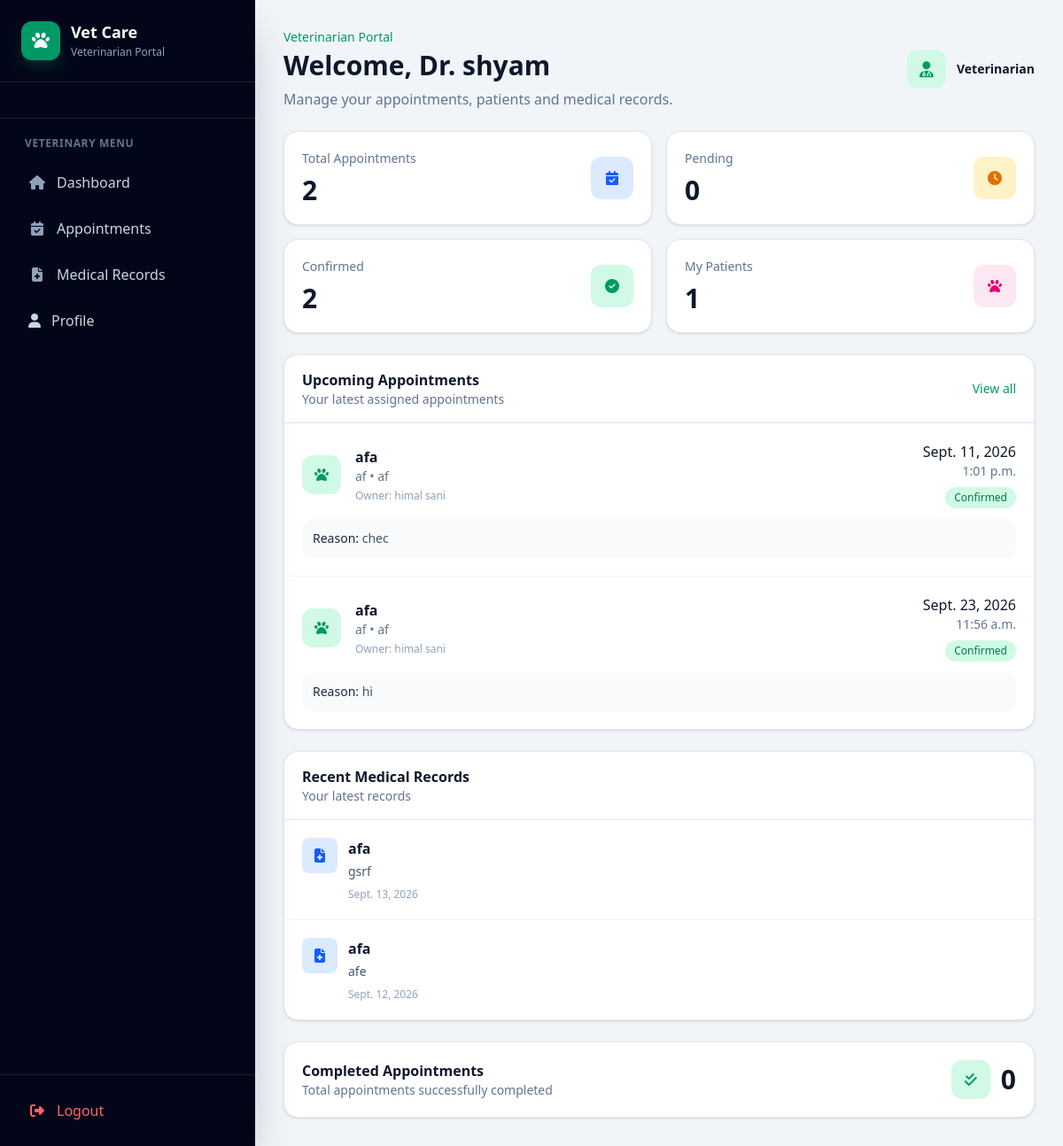
Before: /vet/dashboard/ (signed in) with the older database file.
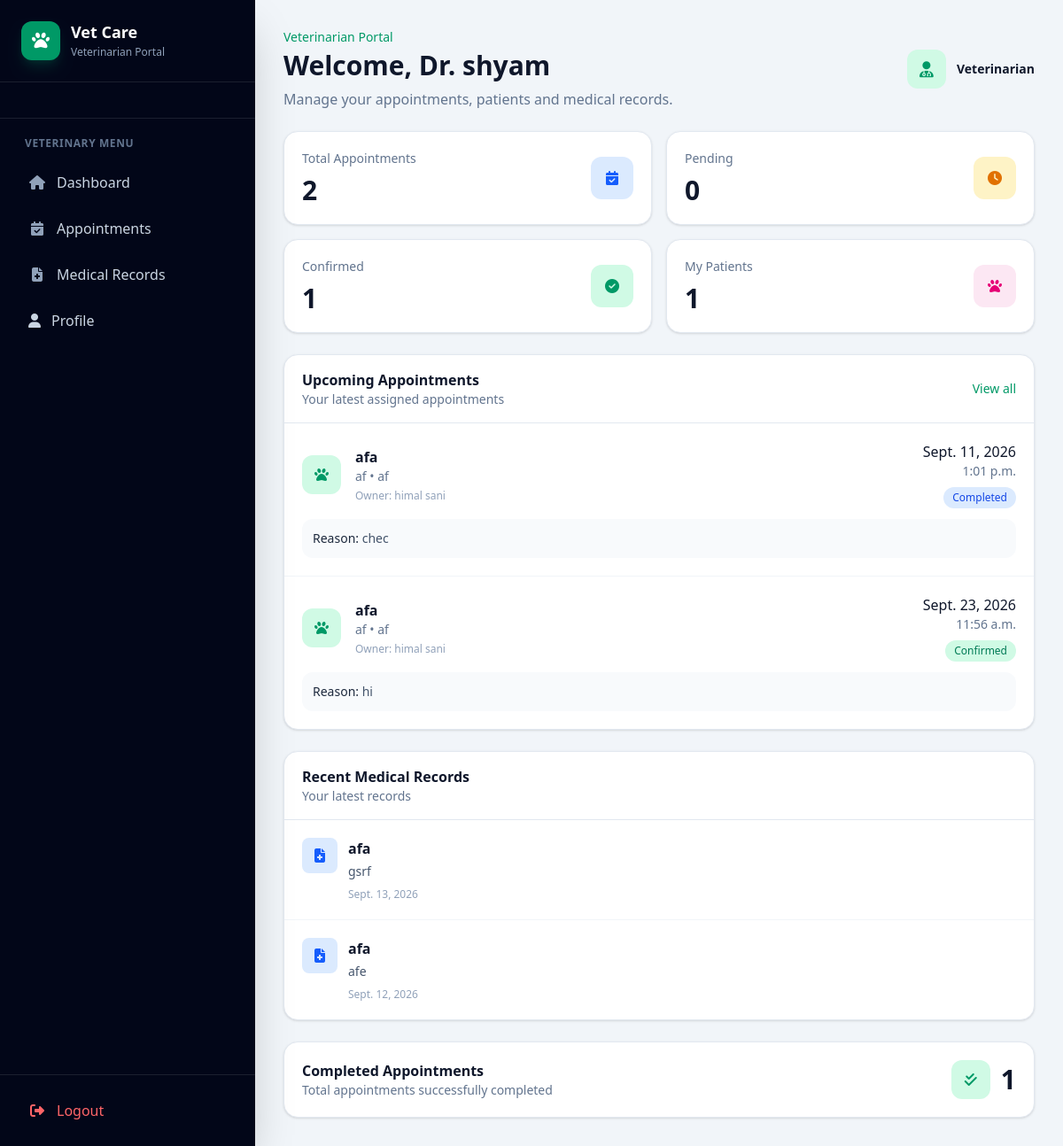
After: the same page with the newer database file.
### appointment/models.py (models this page shows, shortened)
class Appointment(models.Model):
    STATUS_CHOICES = (
        ("PENDING", "Pending"),
        ("CONFIRMED", "Confirmed"),
        ("COMPLETED", "Completed"),
        ("CANCELLED", "Cancelled"),
    )
    animal = models.ForeignKey(
        Animal,  # Updated model reference
        on_delete=models.CASCADE,
        related_name="appointments"
    )
    veterinarian = models.ForeignKey(
        User,
        on_delete=models.SET_NULL,
        null=True,
        blank=True,
        related_name="vet_appointments",
        limit_choices_to={"role": User.VETERINARIAN}
    )
    appointment_date = models.DateField()
    appointment_time = models.TimeField()
    reason = models.TextField()
    status = models.CharField(
        max_length=20,
        choices=STATUS_CHOICES,
        default="PENDING"
    )
    notes = models.TextField(
        blank=True,
        null=True
    )
    created_at = models.DateTimeField(
        auto_now_add=True
    )
    updated_at = models.DateTimeField(
        auto_now=True
    )

### animal/models.py (models this page shows, shortened)
class Animal(models.Model):
    owner = models.ForeignKey(
        User,
        on_delete=models.CASCADE,
        related_name="animals",
        null=True,
        blank=True
    )
    name = models.CharField(max_length=100)
    species = models.CharField(max_length=100)
    breed = models.CharField(
        max_length=100,
        blank=True,
        null=True
    )
    age = models.PositiveIntegerField(
        blank=True,
        null=True
    )
    created_at = models.DateTimeField(
        auto_now_add=True
    )

### account/models.py (models this page shows, shortened)
class User(AbstractUser):
    ADMIN = "ADMIN"
    VETERINARIAN = "VETERINARIAN"
    PET_OWNER = "PET_OWNER"
    ROLE_CHOICES = [
        (ADMIN, "Admin"),
        (VETERINARIAN, "Veterinarian"),
        (PET_OWNER, "Pet Owner"),
    ]
    role = models.CharField(
        max_length=20,
        choices=ROLE_CHOICES,
        default=PET_OWNER
    )
    phone = models.CharField(
        max_length=15,
        blank=True,
        null=True
    )
    address = models.TextField(
        blank=True,
        null=True
    )
    created_at = models.DateTimeField(
        auto_now_add=True
    )
    updated_at = models.DateTimeField(
        auto_now=True
    )

### account/views.py (the view)
@login_required
def vet_dashboard(request):
    user = request.user
    if user.role != User.VETERINARIAN:
        messages.error(
            request,
            "You are not authorized to access the veterinarian dashboard."
        )
        return redirect("dashboard")
    vet_profile = getattr(
        user,
        "veterinarian_profile",
        None
    )
    appointments = (
        Appointment.objects
        .filter(veterinarian=user)
        .select_related(
            "animal",
            "animal__owner"
        )
        .order_by(
            "appointment_date",
            "appointment_time"
        )
    )
    if vet_profile:
        recent_records = (
            MedicalRecord.objects
            .filter(veterinarian=vet_profile)
            .select_related("animal")
            .prefetch_related("prescriptions")
            .order_by(
                "-record_date",
                "-id"
            )[:5]
        )
    else:
        recent_records = MedicalRecord.objects.none()
    total_appointments = (
        Appointment.objects
        .filter(veterinarian=user)
        .count()
    )
    pending_appointments = (
        Appointment.objects
        .filter(
            veterinarian=user,
            status="PENDING"
        )
        .count()
    )
    confirmed_appointments = (
        Appointment.objects
        .filter(
            veterinarian=user,
            status="CONFIRMED"
        )
        .count()
    )
    completed_appointments = (
        Appointment.objects
        .filter(
            veterinarian=user,
            status="COMPLETED"
        )
        .count()
    )
    total_patients = (
        Animal.objects
        .filter(
            appointments__veterinarian=user
        )
        .distinct()
        .count()
    )
    context = {
        "vet_profile": vet_profile,
        "appointments": appointments[:5],
        "recent_records": recent_records,
        "total_appointments": total_appointments,
        "pending_appointments": pending_appointments,
        "confirmed_appointments": confirmed_appointments,
        "completed_appointments": completed_appointments,
        "total_patients": total_patients,
    }
    return render(
        request,
        "account/vet_dashboard.html",
        context
    )

### account/templates/account/vet_dashboard.html (shortened to what the changed rows need)
{% extends "base.html" %}
{% block content %}
<div class="max-w-7xl mx-auto space-y-6">
    <div class="flex flex-col sm:flex-row
                sm:items-center
                sm:justify-between
                gap-4">
        <div>
            <h1 class="mt-1
                       text-2xl
                       sm:text-3xl
                       font-bold
                       text-slate-900">
                Welcome, Dr.
                {{ request.user.get_full_name|default:request.user.username }}
            </h1>
        </div>
    </div>
    <div class="grid grid-cols-1
                sm:grid-cols-2
                xl:grid-cols-4
                gap-4">
        <div class="bg-white
                    rounded-2xl
                    border border-slate-200
                    shadow-sm
                    p-5">
            <div class="flex items-center justify-between">
                <div>
                    <p class="text-sm text-slate-500">
                        Confirmed
                    </p>
                    <p class="mt-2
                              text-3xl
                              font-bold
                              text-slate-900">
                        {{ confirmed_appointments }}
                    </p>
                </div>
            </div>
        </div>
    </div>
    <div class="grid grid-cols-1 xl:grid-cols-3 gap-6">
        <div class="xl:col-span-2
                    bg-white
                    rounded-2xl
                    border border-slate-200
                    shadow-sm
                    overflow-hidden">
            <div class="px-5 py-4
                        border-b border-slate-200
                        flex items-center
                        justify-between">
                <div>
                    <h2 class="font-bold
                               text-slate-900">
                        Upcoming Appointments
                    </h2>
                </div>
            </div>
            {% if appointments %}
                <div class="divide-y divide-slate-100">
                    {% for appointment in appointments %}
                        <div class="p-5
                                    hover:bg-slate-50
                                    transition">
                            <div class="flex flex-col
                                        sm:flex-row
                                        sm:items-center
                                        sm:justify-between
                                        gap-4">
                                <div class="flex items-center gap-4">
                                    <div class="w-11 h-11
                                                rounded-xl
                                                bg-emerald-100
                                                text-emerald-600
                                                flex items-center
                                                justify-center">
                                        <i class="fa-solid fa-paw"></i>
                                    </div>
                                    <div>
                                        <h3 class="font-semibold
                                                   text-slate-900">
                                            {{ appointment.animal.name }}
                                        </h3>
                                        <p class="text-sm
                                                  text-slate-500">
                                            {{ appointment.animal.species }}
                                            {% if appointment.animal.breed %}
                                                •
                                                {{ appointment.animal.breed }}
                                            {% endif %}
                                        </p>
                                        <p class="text-xs
                                                  text-slate-400
                                                  mt-1">
                                            Owner:
                                            {{ appointment.animal.owner.get_full_name|default:appointment.animal.owner.username }}
                                        </p>
                                    </div>
                                </div>
                                <div class="sm:text-right">
                                    <p class="font-medium
                                              text-slate-900">
                                        {{ appointment.appointment_date }}
                                    </p>
                                    <p class="text-sm
                                              text-slate-500">
                                        {{ appointment.appointment_time }}
                                    </p>
                                    {% if appointment.status == "PENDING" %}
                                        <span class="inline-flex
                                                     mt-2
                                                     px-2.5 py-1
                                                     rounded-full
                                                     text-xs
                                                     font-medium
                                                     bg-amber-100
                                                     text-amber-700">
                                            Pending
                                        </span>
                                    {% elif appointment.status == "CONFIRMED" %}
                                        <span class="inline-flex
                                                     mt-2
                                                     px-2.5 py-1
                                                     rounded-full
                                                     text-xs
                                                     font-medium
                                                     bg-emerald-100
                                                     text-emerald-700">
                                            Confirmed
                                        </span>
                                    {% elif appointment.status == "COMPLETED" %}
                                        <span class="inline-flex
                                                     mt-2
                                                     px-2.5 py-1
                                                     rounded-full
                                                     text-xs
                                                     font-medium
                                                     bg-blue-100
                                                     text-blue-700">
                                            Completed
                                        </span>
                                    {% endif %}
                                </div>
                            </div>
                            <div class="mt-3
                                        bg-slate-50
                                        rounded-xl
                                        p-3">
                                <p class="text-sm
                                          text-slate-600">
                                    <span class="font-medium
                                                 text-slate-800">
                                        Reason:
                                    </span>
                                    {{ appointment.reason }}
                                </p>
                            </div>
                        </div>
                    {% endfor %}
                </div>
            {% endif %}
        </div>
        <div class="bg-white
                    rounded-2xl
                    border border-slate-200
                    shadow-sm
                    overflow-hidden">
            <div class="px-5 py-4
                        border-b border-slate-200">
                <h2 class="font-bold
                           text-slate-900">
                    Recent Medical Records
                </h2>
            </div>
        </div>
    </div>
    <div class="bg-white
                rounded-2xl
                border border-slate-200
                shadow-sm
                p-5">
        <div class="flex flex-col
                    sm:flex-row
                    sm:items-center
                    sm:justify-between
                    gap-4">
            <div>
                <h2 class="font-bold
                           text-slate-900">
                    Completed Appointments
                </h2>
            </div>
            <div class="flex items-center gap-3">
                <div class="w-11 h-11
                            rounded-xl
                            bg-emerald-100
                            text-emerald-600
                            flex items-center
                            justify-center">
                    <i class="fa-solid fa-check-double"></i>
                </div>
                <span class="text-3xl
                             font-bold
                             text-slate-900">
                    {{ completed_appointments }}
                </span>
            </div>
        </div>
    </div>
</div>
{% endblock %}

Changed rows visible on the page:
changed Appointment "Sept. 11, 2026": status "Confirmed" → "Completed"
Other visible differences:
{{ confirmed_appointments }}: "2" → "1"
{{ completed_appointments }}: "0" → "1"
